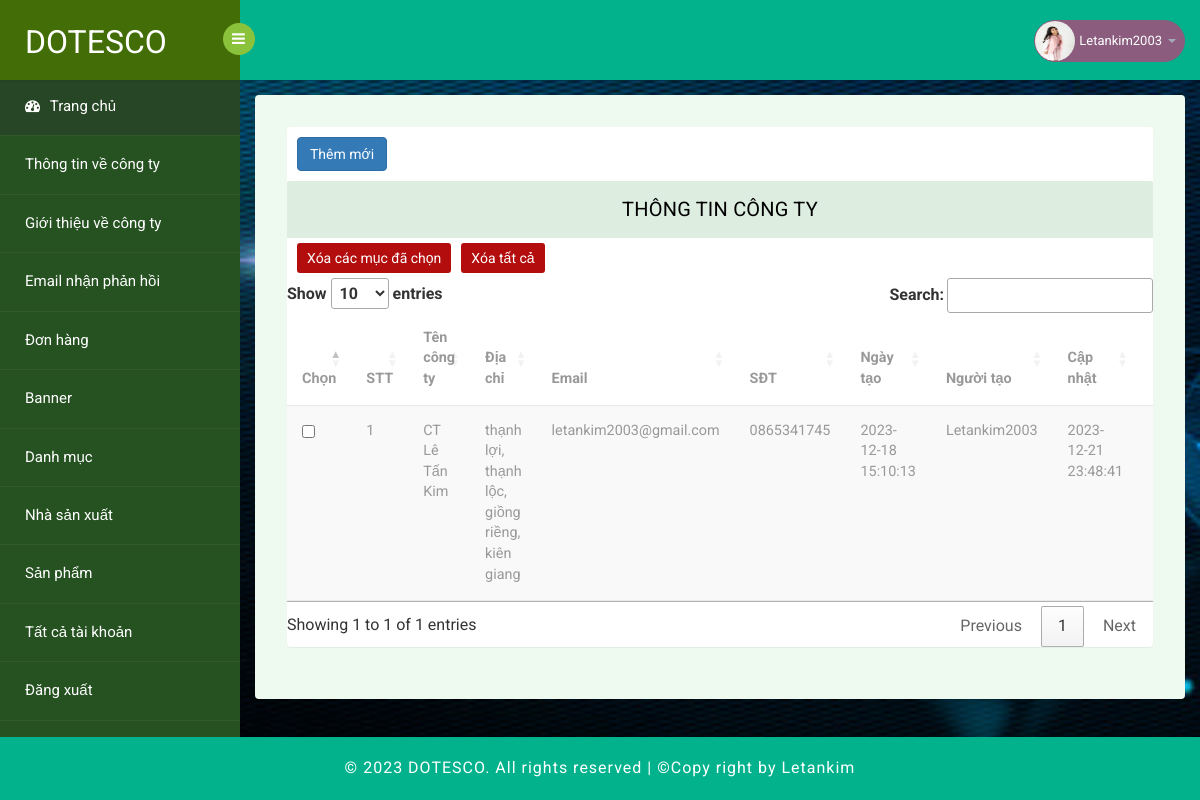
Screenshot of /admin/index.php?page=company (signed in) with the database file from the repository.
### tables this page shows
CREATE TABLE `tbl_company` (
  `id` int(11) NOT NULL,
  `name` varchar(500) NOT NULL,
  `address` varchar(300) NOT NULL,
  `phone` varchar(10) NOT NULL,
  `email` varchar(200) NOT NULL,
  `createAt` datetime NOT NULL DEFAULT current_timestamp(),
  `modifiedAt` datetime DEFAULT NULL,
  `createBy` int(11) NOT NULL,
  `modifiedBy` int(11) DEFAULT NULL,
  `status` tinyint(4) NOT NULL DEFAULT 1
);

CREATE TABLE `tbl_account` (
  `id` int(6) NOT NULL,
  `username` varchar(200) NOT NULL,
  `password` varchar(200) NOT NULL,
  `email` varchar(200) NOT NULL,
  `phone` varchar(10) DEFAULT NULL,
  `avatar` varchar(300) DEFAULT NULL,
  `createAt` datetime NOT NULL DEFAULT current_timestamp(),
  `modifiedAt` datetime DEFAULT NULL,
  `role` tinyint(4) NOT NULL DEFAULT 0,
  `status` tinyint(4) NOT NULL DEFAULT 1
);

### admin/controller/CompanyController.php (called while the page is built, shortened)
<?php
require_once PATH_ROOT_ADMIN."/DAO/AccountDao.php";
require_once PATH_ROOT_ADMIN."/view/handleShow/showCompany.php";
require_once PATH_ROOT."/model/Company.php";
class CompanyController {
    protected static $companyDao;
    public function __construct()
    {
        self::$companyDao = new CompanyDao();
    }
    public function adminCompany() {
        $allCompany = self::$companyDao->getAll();
        include_once PATH_ROOT_ADMIN."/view/companyView.php";
    }
}
?>

### admin/DBConnection/ConnectionAdmin.php (called while the page is built, shortened)
<?php
class ConnectionAdmin {
    public static $conn;
    function connect() {
        $servername = DB_HOST;
        $username = DB_USER;
        $password = DB_PASSWORD;
        $table = DB_NAME;
        try {
            self::$conn = new PDO("mysql:host=$servername;dbname=$table;charset=utf8", $username, $password);
            self::$conn->setAttribute(PDO::ATTR_ERRMODE, PDO::ERRMODE_EXCEPTION);
        } catch(PDOException $e) {
            try {
                $date= date('Y/m/d H:i:s');
                $myLogger = fopen(PATH_ROOT_ADMIN.'/Log/admin_log.log', 'a');
                $content = "Admin: CONNECT (".$e->getMessage().") ".$date."\n";
                fwrite($myLogger, $content);
            } catch(Exception $error) {
            }
        }
        return self::$conn;
    }
    function getAll($sql, $params = array()) {
        $result = [];
        try {
            $conn = $this->connect();
            $stmt = $conn->prepare($sql);
            $stmt->execute($params);
            $stmt->setFetchMode(PDO::FETCH_ASSOC);
            $result = $stmt->fetchAll();
        } catch(Exception $e) {
            try {
                $date= date('Y/m/d H:i:s');
                $myLogger = fopen(PATH_ROOT_ADMIN.'/Log/log_user.log', 'a');
                $content = "User: GET ALL (".$e->getMessage().") ".$date."\n";
                fwrite($myLogger, $content);
            } catch(Exception $error) {
            }
        }
        return $result;
    }
    function get_one($sql, $params = array()) {
        $result = [];
        try {
            $conn = $this->connect();
            $stmt = $conn->prepare($sql);
            $stmt->execute($params);
            $stmt->setFetchMode(PDO::FETCH_ASSOC);
            $result = $stmt->fetch();
        } catch(PDOException $e) {
            try {
                $date= date('Y/m/d H:i:s');
                $myLogger = fopen(PATH_ROOT_ADMIN.'/Log/log_user.log', 'a');
                $content = "User: GET BY ID (".$e->getMessage().") ".$date."\n";
                fwrite($myLogger, $content);
            } catch(Exception $error) {
            }
        }
        return $result;
    }
}
?>

### admin/DAO/AccountDao.php (called while the page is built, shortened)
<?php
require_once PATH_ROOT_ADMIN."/DBConnection/ConnectionAdmin.php";
require_once PATH_ROOT."/model/Account.php";
class AccountDao {
    private static $db;
    public function __construct()
    {
        self::$db = new ConnectionAdmin();
    }
    private function account($row) {
        $id = $row['id'];
        $username = $row['username'];
        $password = $row['password'];
        $email = $row['email'];
        $phone = $row['phone'];
        $avatar = $row['avatar'];
        $createAt = $row['createAt'];
        $modifiedAt = $row['modifiedAt'];
        $status = $row['status'];
        $role = $row['role'];
        $account = new Account($id, $username, $password, $email, $phone,$avatar, $createAt, $modifiedAt, $status, $role);
        return $account;
    }
    function getOneByID($id) {
        $params = array(":id"=>$id);
        $sql = "SELECT * FROM tbl_account WHERE id=:id";
        $row = self::$db->get_one($sql, $params);
        if($row) {
            return $this->account($row);
        }
        return null;
    }
}
?>

### model/Company.php (called while the page is built, shortened)
<?php
class Company {
    protected $name;
    protected $address;
    protected $createBy;
    public function __construct($id, $name, $address, $phone, $email, $createAt, $modifiedAt, $createBy, $modifiedBy, $status)
    {
        $this->name = $name;
        $this->address = $address;
        $this->createBy = $createBy;
    }
    public function getName()
    {
        return $this->name;
    }
    public function getAddress()
    {
        return $this->address;
    }
    public function getCreateBy()
    {
        return $this->createBy;
    }
}
?>

### admin/DAO/CompanyDao.php (called while the page is built, shortened)
<?php
require_once PATH_ROOT_ADMIN."/DBConnection/ConnectionAdmin.php";
require_once PATH_ROOT."/model/Company.php";
class CompanyDao {
    private static $db;
    public function __construct()
    {
        self::$db = new ConnectionAdmin();
    }
    function getAll() {
        $sql = "SELECT * FROM tbl_company ORDER BY id DESC";
        $resultSQL = self::$db->getAll($sql);
        $company = array();
        foreach ($resultSQL as $row) {
            $company[] = $this->company($row);
        }
        return $company;
    }
    private function company($row) {
        $id  = $row['id'];
        $name = $row['name'];
        $address = $row['address'];
        $phone = $row['phone'];
        $email = $row['email'];
        $createAt = $row['createAt'];
        $modifiedAt = $row['modifiedAt'];
        $createBy = $row['createBy'];
        $modifiedBy = $row['modifiedBy'];
        $status = $row['status'];
        $company = new Company($id, $name, $address, $phone, $email, $createAt, $modifiedAt, $createBy, $modifiedBy, $status);
        return $company;
    }
}
?>

### model/Account.php (called while the page is built, shortened)
<?php
class Account {
    protected $username;
    public function __construct($id, $username, $password, $email, $phone,$avatar, $createAt, $modifiedAt, $status, $role)
    {
        $this->username = $username;
    }
    public function getUsername()
    {
        return $this->username;
    }
}
?>

### admin/view/handleShow/showCompany.php (the view, shortened to what this page needs)
<?php
    function showCompany($allCompany) {
        $company = '<table class="table table-striped b-t b-light" id="table-data">
        <thead>
          <th style="width:20px;">Chọn</th>
            <th style="width:20px;">STT</th>
            <th>Tên công ty</th>
            <th>Địa chỉ</th>
            <th>Email</th>
            <th>SĐT</th>
            <th>Ngày tạo</th>
            <th>Người tạo</th>
            <th>Cập nhật</th>
            <th>Người cập nhật</th>
            <th>Trạng thái</th>
            <th>Xử lí</th>
        </thead>
        <tbody>';
        $index = 0;
        if(count($allCompany) > 0) {
            $accountDao = new AccountDao();
            foreach ($allCompany as $item) {
                $id = $item->getId();
                $name = $item->getName();
                $address = $item->getAddress();
                $email = $item->getEmail();
                $phone = $item->getPhone();
                $createAt = $item->getCreateAt();
                $createBy = $item->getCreateBy();
                $modifiedAt = $item->getModifiedAt();
                $modifiedBy = $item->getModifiedBy();
                $usernameCreate = ($accountDao->getOneByID($createBy))->getUsername();
                $usernameModified = $modifiedBy != null ? ($accountDao->getOneByID($modifiedBy))->getUsername() : "";
                $style = "label label-success";
                $messageDelete = '"Bạn có chắc muốn xóa?"';
                $messageStatus = "Hoạt động";
                $index++;
                $company.= "<tr>
                <td><input type='checkbox' class = 'check-item' value='".$id."'/></td>
                <td>".$index."</td>
                <td>".$name."</td>
                <td>".$address."</td>
                <td>".$email."</td>
                <td>".$phone."</td>
                <td>".$createAt."</td>
                <td>".$usernameCreate."</td>
                <td>".$modifiedAt."</td>
                <td>".$usernameModified."</td>
                <td> <span class='".$style."'>$messageStatus</span></td>
                <td>
                    <a title='Chỉnh sửa' href='index.php?page=update-company&id=".$id."' alt='Chỉnh sửa'>
                        <i class='bx bx-edit-alt' style='color: green;'></i>
                    </a>
                    <a href='index.php?page=delete-company&id=".$id."' class = 'deleteSubmit' onclick='return confirm(".$messageDelete.")'>
                        <i class='fa fa-times text-danger text'></i>
                    </a>
                </td>
              </tr>";
            }
        }
        return $company;
    }
?>

### admin/assets/css/style.css (style rules this page uses)
html, body { font-family: 'Roboto', sans-serif; font-size: 100%; overflow-x: hidden; background: url(../images/bg.jpg) no-repeat 0px 0px; background-size:cover; }
body { position: relative; min-height: 100vh; }
.table>thead>tr>th { border-bottom: 1px solid #e1ab91 ! important; }
.table>tbody>tr>td, .table>tbody>tr>th, .table>tfoot>tr>td, .table>tfoot>tr>th, .table>thead>tr>td, .table>thead>tr>th { border-bottom: 1px solid #e9e9e9 ! important; }
.table > thead > tr > th, .table > tbody > tr > th, .table > tfoot > tr > th, .table > thead > tr > td, .table > tbody > tr > td, .table > tfoot > tr > td { border-top: none !important; }
.table td, .table>tbody>tr>td, .table>tbody>tr>th, .table>tfoot>tr>td, .table>tfoot>tr>th, .table>thead>tr>td, .table>thead>tr>th { padding: 15px!important; }
.table > thead > tr > th, .table > tbody > tr > th, .table > tfoot > tr > th, .table > thead > tr > td, .table > tbody > tr > td, .table > tfoot > tr > td { font-size: 0.9em; color: #999; border-top: none !important; }

### rows the page displays
tbl_company: name "CT Lê Tấn Kim", address "thạnh lợi, thạnh lộc, giồng riềng, kiên giang", tbl_account.email "letankim2003@gmail.com", tbl_account.phone "0865341745", createAt "2023-12-18 15:10:13", createBy.username "Letankim2003", modifiedAt "2023-12-21 23:48:41"

### other values shown
$_SESSION['usernameAdmin'] "Letankim2003"
